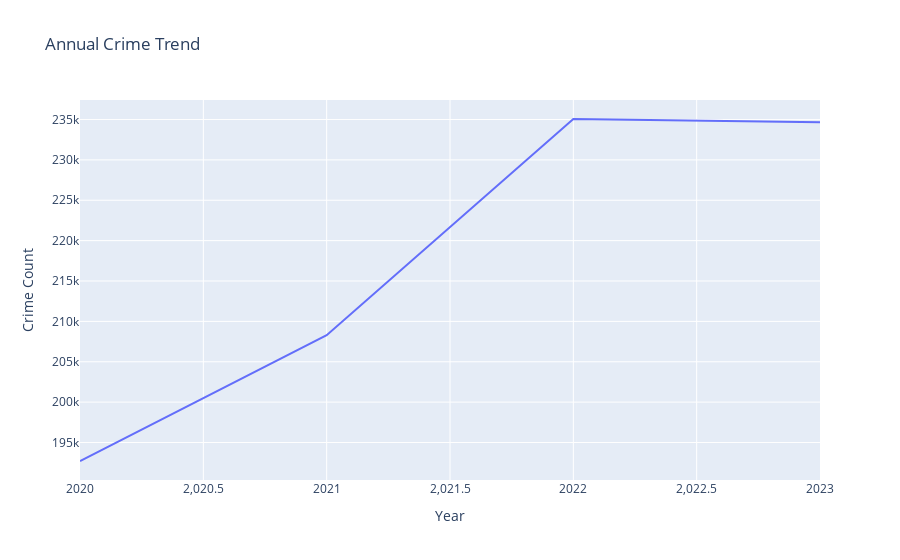

Notebook code for this chart:
### Code cell
# Raggruppa per anno per visualizzare i crimini annuali
annual_crime_data = crime_2020_2023.groupby('Year').size().reset_index(name='Crime Count')

# Visualizza i crimini annuali
fig = px.line(annual_crime_data, x='Year', y='Crime Count', title='Annual Crime Trend')
fig.show()

### Figure 1 — Plotly figure (JSON) as saved in the notebook; plotly's stock layout.template omitted (floating-point values rounded to 4 significant figures)
{"data": [{"hovertemplate": "Year=%{x}<br>Crime Count=%{y}<extra></extra>", "legendgroup": "", "line": {"color": "#636efa", "dash": "solid"}, "marker": {"symbol": "circle"}, "mode": "lines", "name": "", "orientation": "v", "showlegend": false, "type": "scatter", "x": [2020, 2021, 2022, 2023], "xaxis": "x", "y": [192708, 208284, 235064, 234651], "yaxis": "y"}], "layout": {"legend": {"tracegroupgap": 0}, "title": {"text": "Annual Crime Trend"}, "xaxis": {"anchor": "y", "domain": [0, 1], "title": {"text": "Year"}}, "yaxis": {"anchor": "x", "domain": [0, 1], "title": {"text": "Crime Count"}}}}
